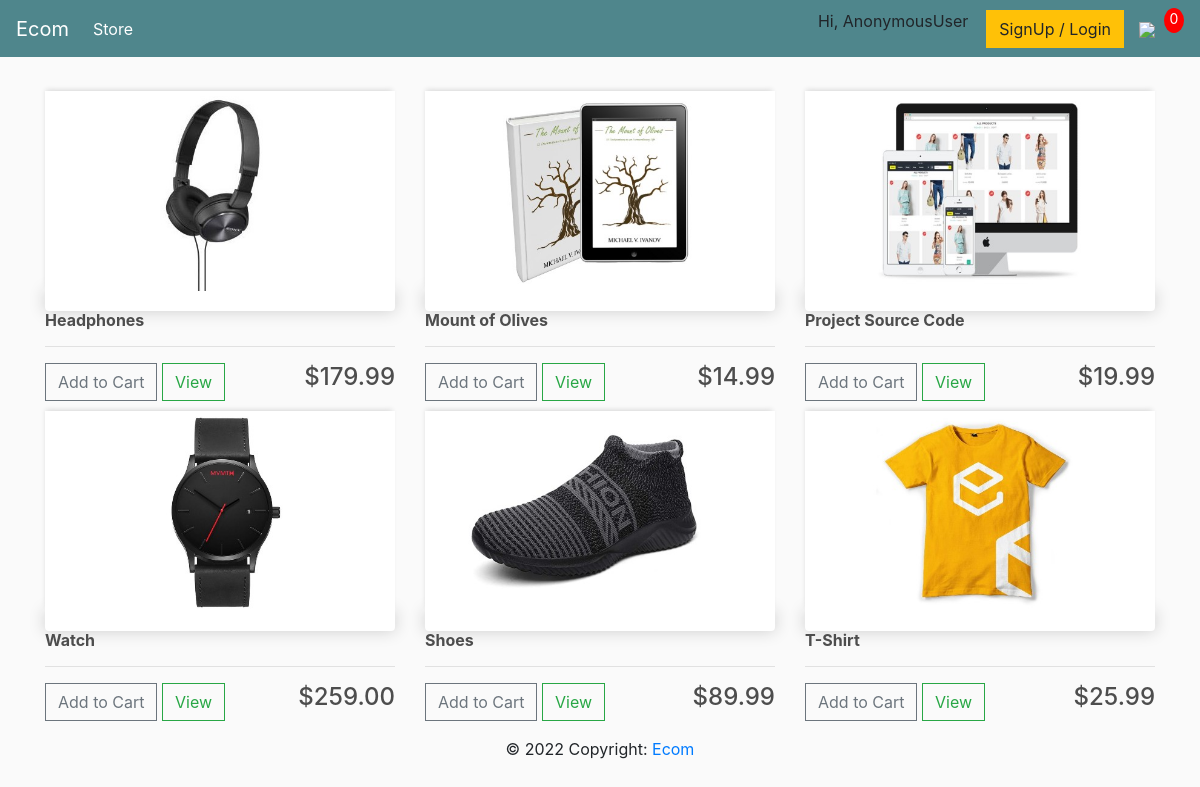
The page / on the database its author committed.
### store/models.py (models this page shows, shortened)
class Product(models.Model):
    name = models.CharField(max_length=200, null=True)
    price = models.DecimalField(max_digits=7, decimal_places=2)
    digital = models.BooleanField(default=True, null=True, blank=True)
    image = models.ImageField(null=True, blank=True)
    @property
    def imageURL(self):
        try:
            url = self.image.url
        except:
            url = ''
        return url

### store/views.py (the view)
# urls.py: path('', include('store.urls')),
def store(request):
    data = cartData(request)
    cartItems = data['cartItems']
    products = Product.objects.all()
    context = {'products': products, 'cartItems': cartItems}
    return render(request, 'store.html', context)

### store/utils.py (called while the page is built, shortened)
def cookieCart(request):
    try:
        cart = json.loads(request.COOKIES['cart'])
    except:
        cart = {}
    print('Cart:', cart)
    items = []
    order = {'get_cart_total': 0, 'get_cart_items': 0, 'shipping': False}
    cartItems = order['get_cart_items']
    return {'cartItems': cartItems, 'order': order, 'items': items}

def cartData(request):
    if request.user.is_authenticated:
        customer = request.user.customer
        order, created = Order.objects.get_or_create(customer=customer, complete=False)
        items = order.orderitem_set.all()
        cartItems = order.get_cart_items
    else:
        cookieData = cookieCart(request)
        items = cookieData['items']
        cartItems = cookieData['cartItems']
        order = cookieData['order']
    return {'order': order, 'items': items, 'cartItems': cartItems}

### templates/store.html
{% extends 'base.html'%}
{% load static %}
{% block content %}
    <div class="row">
        {% for product in products %}
        <div class="col-lg-4">
            <img class="thumbnail" src="{{ product.imageURL }}">
            <div class="box-element product"></div>
            <h6><strong>{{ product.name }}</strong></h6>
            <hr>
            <button data-product="{{ product.id }}" data-action="add" class="btn btn-outline-secondary add-btn update-cart">Add to Cart</button>
            <a class="btn btn-outline-success" href="#">View</a>
            <h4 style="display inline-block;float: right">${{ product.price  }}</h4>
        </div>
        {% endfor %}
    </div>
{% endblock content %}

### templates/base.html (shortened to what this page needs)
<!DOCTYPE html>
{% load static %}
<html>
<head>
	<link rel="stylesheet" href="https://stackpath.bootstrapcdn.com/bootstrap/4.4.1/css/bootstrap.min.css">
	<link rel="stylesheet" type="text/css" href="{% static 'css/main.css' %}">
</head>
<body>
    <nav class="navbar navbar-expand-lg navbar-dark bg-dark">
      <a class="navbar-brand" href="{% url 'store' %}">Ecom</a>
      <div class="collapse navbar-collapse" id="navbarSupportedContent">
        <ul class="navbar-nav mr-auto">
          <li class="nav-item active">
            <a class="nav-link" href="{% url 'store' %}">Store <span class="sr-only">(current)</span></a>
          </li>
        </ul>
          <div class="form-inline my-2 my-lg-0"><p>Hi, {{ request.user }} </p><p>&nbsp;&nbsp;&nbsp;&nbsp;</p></div><p> </p>
        <div class="form-inline my-2 my-lg-0">
            {% if user.is_authenticated %}
            <a href="/accounts/logout/"class="btn btn-warning">Logout</a>
            {% else %}
            <a href="/accounts/login/"class="btn btn-warning">SignUp / Login</a>
            {% endif %}
            <a href="{% url 'cart' %}">
                <img  id="cart-icon" src="{% static 'images/cart.png' %}">
            </a>
            <p id="cart-total">{{ cartItems }}</p>
        </div>
      </div>
    </nav>
     <div class="container">
            <br>
            {% block content %}
            {% endblock content %}
     </div>
    <footer class="page-footer font-small cyan darken-5">
      <div class="footer-copyright text-center py-3 ">© 2022 Copyright:
        <a href="/"> Ecom</a>
      </div>
    </footer>
</body>
</html>

### static/css/main.css (style rules this page uses)
body { background-color: hsl(0, 0%, 98%); }
h1,h2,h3,h4,h5,h6 { color:hsl(0, 0%, 30%); }
.box-element { box-shadow:hsl(0, 0%, 80%) 0 0 16px; background-color: #fff; border-radius: 4px; padding: 10px; }
.thumbnail { width: 100%; height: 200px; -webkit-box-shadow: -1px -3px 5px -2px rgba(214,214,214,1); -moz-box-shadow: -1px -3px 5px -2px rgba(214,214,214,1); box-shadow: -1px -3px 5px -2px rgba(214,214,214,1); }
.product { border-radius: 0 0 4px 4px; }
.bg-dark { background-color: #4f868c!important; }
#cart-icon { width:25px; display: inline-block; margin-left: 15px; }
#cart-total { display: block; text-align: center; color:#fff; background-color: red; width: 20px; height: 25px; border-radius: 50%; font-size: 14px; }
.col-lg-4, .col-lg-6, .col-lg-8, .col-lg-12 { margin-top: 10px; }
.btn { border-radius: 0; }

### rows shown on the page
Product: imageURL (picture), name "Headphones", price "179.99"
Product: imageURL (picture), name "Mount of Olives", price "14.99"
Product: imageURL (picture), name "Project Source Code", price "19.99"
Product: imageURL (picture), name "Watch", price "259.00"
Product: imageURL (picture), name "Shoes", price "89.99"
Product: imageURL (picture), name "T-Shirt", price "25.99"

### other values the page prints
{{ request.user }} "AnonymousUser"
{{ cartItems }} "0"
